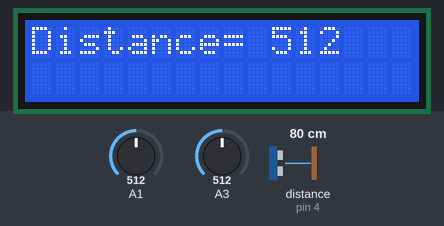
The sketch below on a simulated Arduino Uno, built with avr-gcc and run on an emulated ATmega328P. On the bench: 16×2 character LCD. Wiring (inferred from the names in the program): ultrasonic range finder: trigger pin 3; echo pin 4. Inputs (shaded band) come from the test bench; at power-on: A1 = 512, distance to the obstacle (sensor on pin 4) 80 cm, A3 = 512. The echo pulse lasts 58.3 µs per cm.

Above: at 1.2 s.
1.3 s: A1 set to 716
At 2.7 s:
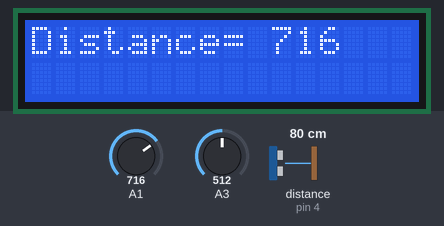
3.0 s: A1 set to 900
At 3.7 s:
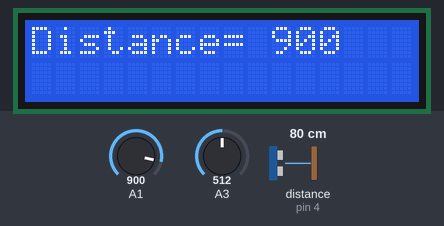
4.6 s: A1 set to 1023
At 5.6 s:
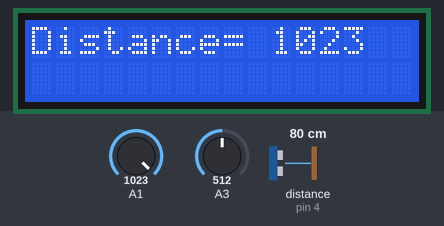
6.1 s: distance to the obstacle (sensor on pin 4) set to 4 cm
At 7.4 s:
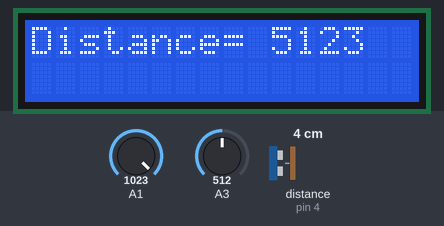
Timing chart, 0 to 8.6 s (numbered marks = the images above; inputs shaded):
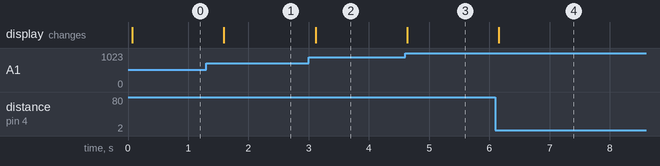

The sketch:

sketch_may07a.ino
```cpp
#include <LiquidCrystal.h>
 LiquidCrystal lcd(7, 8, 9, 10, 11, 12);


int Trig=3;
int Echo=4;
float Duration;
float Distance;
void setup() {
  // put your setup code here, to run once:
  lcd.begin(16,2);
  lcd.clear();
  pinMode(Trig, OUTPUT);
  pinMode(Echo, INPUT);


}

void loop() {
  // put your main code here, to run repeatedly:
  digitalWrite(Trig, LOW);
  delayMicroseconds(5);
  digitalWrite(Trig, HIGH);
  delayMicroseconds(10);
  digitalWrite(Trig, LOW);
  Duration=pulseIn(Echo, HIGH);
  Distance=(Duration/2)*0.0343;
  lcd.setCursor(0,0);
  lcd.print("Distance= ");
  lcd.print(analogRead(Distance));
  delay(500);


}
```

Measured:
- after the input at 1.3 s, the display: changes after 0.29 s (image 1)
- after the input at 3.0 s, the display: changes after 0.12 s (image 2)
- after the input at 4.6 s, the display: changes at once (image 3)
- after the input at 6.1 s, the display: changes after 0.06 s (image 4)
